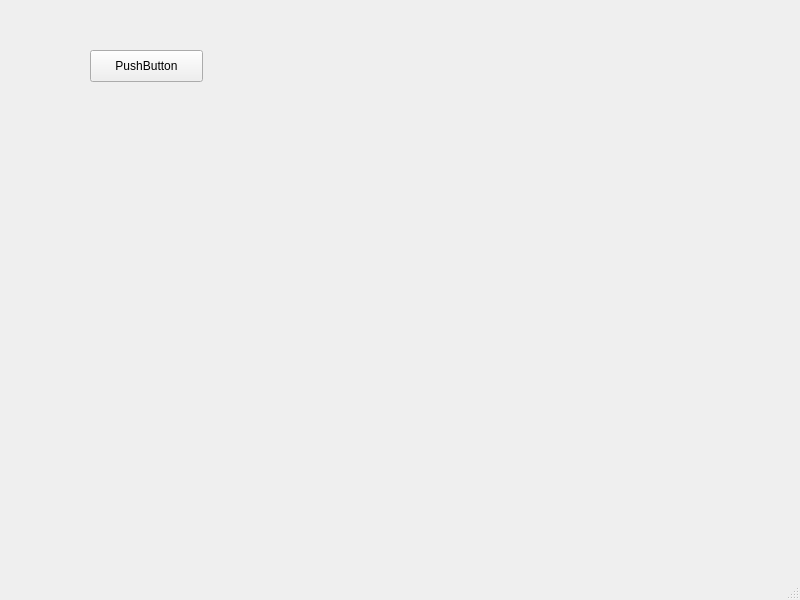
<?xml version="1.0" encoding="UTF-8"?>
<ui version="4.0">
 <class>MainWindow</class>
 <widget class="QMainWindow" name="MainWindow">
  <property name="geometry">
   <rect>
    <x>0</x>
    <y>0</y>
    <width>800</width>
    <height>600</height>
   </rect>
  </property>
  <property name="windowTitle">
   <string>MainWindow</string>
  </property>
  <widget class="QWidget" name="centralwidget">
   <widget class="QPushButton" name="pushButton">
    <property name="geometry">
     <rect>
      <x>90</x>
      <y>50</y>
      <width>113</width>
      <height>32</height>
     </rect>
    </property>
    <property name="text">
     <string>PushButton</string>
    </property>
   </widget>
  </widget>
  <widget class="QMenuBar" name="menubar">
   <property name="geometry">
    <rect>
     <x>0</x>
     <y>0</y>
     <width>800</width>
     <height>22</height>
    </rect>
   </property>
  </widget>
  <widget class="QStatusBar" name="statusbar"/>
 </widget>
 <resources/>
 <connections/>
</ui>
